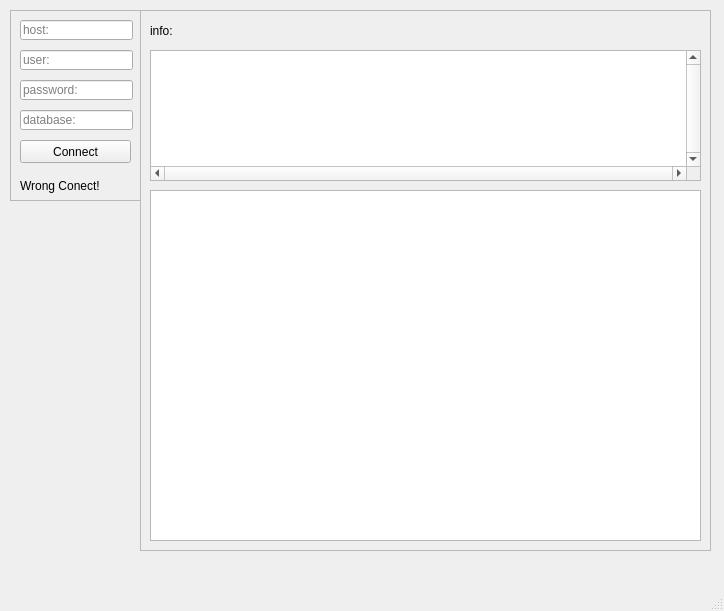
<?xml version="1.0" encoding="UTF-8"?>
<ui version="4.0">
 <class>MainWindow</class>
 <widget class="QMainWindow" name="MainWindow">
  <property name="geometry">
   <rect>
    <x>0</x>
    <y>0</y>
    <width>724</width>
    <height>611</height>
   </rect>
  </property>
  <property name="windowTitle">
   <string>MainWindow</string>
  </property>
  <widget class="QWidget" name="centralwidget">
   <widget class="QFrame" name="frame">
    <property name="enabled">
     <bool>true</bool>
    </property>
    <property name="geometry">
     <rect>
      <x>10</x>
      <y>10</y>
      <width>131</width>
      <height>191</height>
     </rect>
    </property>
    <property name="frameShape">
     <enum>QFrame::StyledPanel</enum>
    </property>
    <property name="frameShadow">
     <enum>QFrame::Raised</enum>
    </property>
    <widget class="QLineEdit" name="host_input">
     <property name="geometry">
      <rect>
       <x>10</x>
       <y>10</y>
       <width>113</width>
       <height>20</height>
      </rect>
     </property>
     <property name="text">
      <string/>
     </property>
     <property name="placeholderText">
      <string>host:</string>
     </property>
    </widget>
    <widget class="QLineEdit" name="user_input">
     <property name="geometry">
      <rect>
       <x>10</x>
       <y>40</y>
       <width>113</width>
       <height>20</height>
      </rect>
     </property>
     <property name="placeholderText">
      <string>user:</string>
     </property>
    </widget>
    <widget class="QLineEdit" name="password_input">
     <property name="geometry">
      <rect>
       <x>10</x>
       <y>70</y>
       <width>113</width>
       <height>20</height>
      </rect>
     </property>
     <property name="placeholderText">
      <string>password:</string>
     </property>
    </widget>
    <widget class="QLineEdit" name="database_input">
     <property name="geometry">
      <rect>
       <x>10</x>
       <y>100</y>
       <width>113</width>
       <height>20</height>
      </rect>
     </property>
     <property name="placeholderText">
      <string>database:</string>
     </property>
    </widget>
    <widget class="QLabel" name="wrong_connect">
     <property name="geometry">
      <rect>
       <x>10</x>
       <y>160</y>
       <width>111</width>
       <height>31</height>
      </rect>
     </property>
     <property name="text">
      <string>Wrong Conect!</string>
     </property>
    </widget>
    <widget class="QPushButton" name="Connect_button">
     <property name="geometry">
      <rect>
       <x>10</x>
       <y>130</y>
       <width>111</width>
       <height>23</height>
      </rect>
     </property>
     <property name="text">
      <string>Connect</string>
     </property>
    </widget>
   </widget>
   <widget class="QFrame" name="frame_2">
    <property name="enabled">
     <bool>true</bool>
    </property>
    <property name="geometry">
     <rect>
      <x>140</x>
      <y>10</y>
      <width>571</width>
      <height>541</height>
     </rect>
    </property>
    <property name="frameShape">
     <enum>QFrame::StyledPanel</enum>
    </property>
    <property name="frameShadow">
     <enum>QFrame::Raised</enum>
    </property>
    <widget class="QTableView" name="table">
     <property name="geometry">
      <rect>
       <x>10</x>
       <y>40</y>
       <width>551</width>
       <height>131</height>
      </rect>
     </property>
     <property name="verticalScrollBarPolicy">
      <enum>Qt::ScrollBarAlwaysOn</enum>
     </property>
     <property name="horizontalScrollBarPolicy">
      <enum>Qt::ScrollBarAlwaysOn</enum>
     </property>
     <property name="verticalScrollMode">
      <enum>QAbstractItemView::ScrollPerItem</enum>
     </property>
     <attribute name="verticalHeaderShowSortIndicator" stdset="0">
      <bool>false</bool>
     </attribute>
    </widget>
    <widget class="QLabel" name="info_label">
     <property name="geometry">
      <rect>
       <x>10</x>
       <y>10</y>
       <width>551</width>
       <height>21</height>
      </rect>
     </property>
     <property name="text">
      <string>info:</string>
     </property>
    </widget>
    <widget class="QGraphicsView" name="grafic">
     <property name="geometry">
      <rect>
       <x>10</x>
       <y>180</y>
       <width>551</width>
       <height>351</height>
      </rect>
     </property>
    </widget>
   </widget>
  </widget>
  <widget class="QMenuBar" name="menubar">
   <property name="geometry">
    <rect>
     <x>0</x>
     <y>0</y>
     <width>724</width>
     <height>21</height>
    </rect>
   </property>
  </widget>
  <widget class="QStatusBar" name="statusbar"/>
 </widget>
 <resources/>
 <connections/>
</ui>
